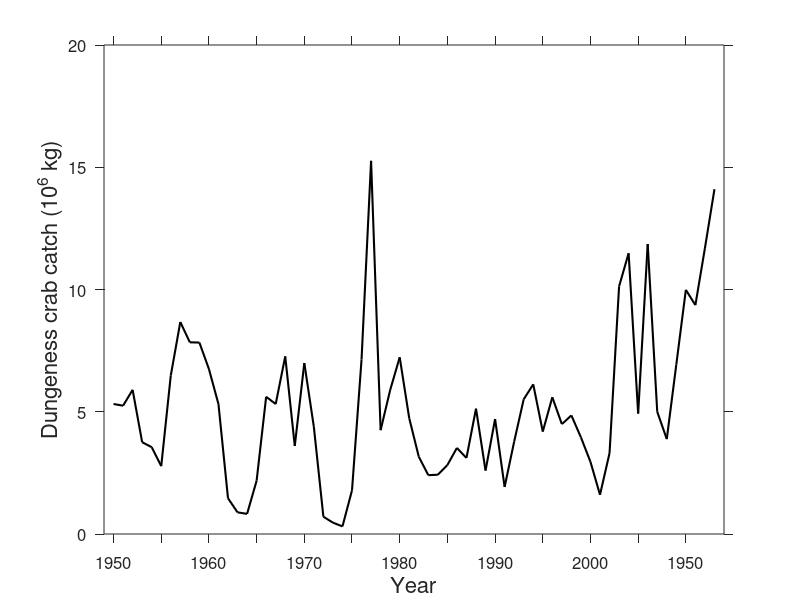

Write MATLAB code to recreate this figure.
function Dungeness_plot

% Botsford et al. Fig 1.1
% Plot of California Dungeness crab catch over time

% Load in data.
% Downloaded from NOAA's Fisheries Information System Program
% http://www.st.nmfs.noaa.gov/data/fis/
D = importdata('MF_ANNUAL_LANDINGS.RESULTS_edited.csv');
D = D.data(:,1:2); % Col 1 = Year; Col 2 = Annual landings (metric tons)
D(:,2) = D(:,2)./1e3; % convert to millions of kg

figure(1)
clf
set(gcf,'position',[500 500 500 300])

h = plot(D(:,1),D(:,2));
set(h,'color','k','linewidth',1.5)
set(gca,'tickdir','out','ticklength',[0.015 0.015])
set(gca,'xlim',[1949 2014],'xtick',1950:5:2015)
set(gca,'xticklabel',{'1950','','1960','','1970','','1980','','1990','','2000',''})
set(gca,'fontsize',12)
xlabel('Year','fontsize',16)
ylabel('Dungeness crab catch (10^6 kg)','fontsize',16)

print -depsc2 'Fig1.1_Dungeness_timeseries.eps'

